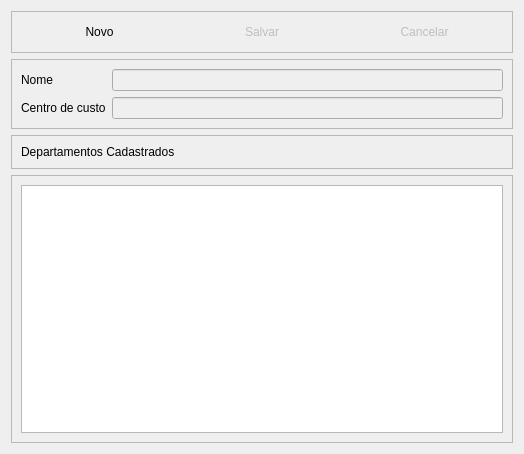
<?xml version="1.0" encoding="UTF-8"?>
<ui version="4.0">
 <class>departamento</class>
 <widget class="QDialog" name="departamento">
  <property name="enabled">
   <bool>true</bool>
  </property>
  <property name="geometry">
   <rect>
    <x>0</x>
    <y>0</y>
    <width>524</width>
    <height>454</height>
   </rect>
  </property>
  <property name="windowTitle">
   <string>Dialog</string>
  </property>
  <layout class="QVBoxLayout" name="verticalLayout">
   <item>
    <widget class="QFrame" name="frame_4">
     <property name="frameShape">
      <enum>QFrame::StyledPanel</enum>
     </property>
     <property name="frameShadow">
      <enum>QFrame::Raised</enum>
     </property>
     <layout class="QHBoxLayout" name="horizontalLayout_4">
      <item>
       <widget class="QPushButton" name="btNovo">
        <property name="text">
         <string>Novo</string>
        </property>
        <property name="icon">
         <iconset resource="img.qrc">
          <normaloff>:/newPrefix/images/add.png</normaloff>:/newPrefix/images/add.png</iconset>
        </property>
        <property name="flat">
         <bool>true</bool>
        </property>
       </widget>
      </item>
      <item>
       <widget class="QPushButton" name="btSalvar">
        <property name="enabled">
         <bool>false</bool>
        </property>
        <property name="text">
         <string>Salvar</string>
        </property>
        <property name="icon">
         <iconset resource="img.qrc">
          <normaloff>:/newPrefix/images/button_ok.png</normaloff>:/newPrefix/images/button_ok.png</iconset>
        </property>
        <property name="flat">
         <bool>true</bool>
        </property>
       </widget>
      </item>
      <item>
       <widget class="QPushButton" name="btCancelar_2">
        <property name="enabled">
         <bool>false</bool>
        </property>
        <property name="text">
         <string>Cancelar</string>
        </property>
        <property name="icon">
         <iconset resource="img.qrc">
          <normaloff>:/newPrefix/images/button_cancel.png</normaloff>:/newPrefix/images/button_cancel.png</iconset>
        </property>
        <property name="flat">
         <bool>true</bool>
        </property>
       </widget>
      </item>
     </layout>
    </widget>
   </item>
   <item>
    <widget class="QFrame" name="frame">
     <property name="frameShape">
      <enum>QFrame::StyledPanel</enum>
     </property>
     <property name="frameShadow">
      <enum>QFrame::Raised</enum>
     </property>
     <layout class="QHBoxLayout" name="horizontalLayout">
      <item>
       <layout class="QFormLayout" name="formLayout_2">
        <property name="fieldGrowthPolicy">
         <enum>QFormLayout::AllNonFixedFieldsGrow</enum>
        </property>
        <item row="0" column="0">
         <widget class="QLabel" name="label">
          <property name="text">
           <string>Nome</string>
          </property>
         </widget>
        </item>
        <item row="0" column="1">
         <widget class="QLineEdit" name="EditNome">
          <property name="enabled">
           <bool>false</bool>
          </property>
         </widget>
        </item>
        <item row="1" column="0">
         <widget class="QLabel" name="label_2">
          <property name="text">
           <string>Centro de custo</string>
          </property>
         </widget>
        </item>
        <item row="1" column="1">
         <widget class="QLineEdit" name="EditCentroCusto">
          <property name="enabled">
           <bool>false</bool>
          </property>
         </widget>
        </item>
       </layout>
      </item>
     </layout>
    </widget>
   </item>
   <item>
    <widget class="QFrame" name="frame_2">
     <property name="frameShape">
      <enum>QFrame::StyledPanel</enum>
     </property>
     <property name="frameShadow">
      <enum>QFrame::Raised</enum>
     </property>
     <layout class="QHBoxLayout" name="horizontalLayout_2">
      <item>
       <widget class="QLabel" name="label_5">
        <property name="text">
         <string>Departamentos Cadastrados</string>
        </property>
       </widget>
      </item>
     </layout>
    </widget>
   </item>
   <item>
    <widget class="QFrame" name="frame_3">
     <property name="frameShape">
      <enum>QFrame::StyledPanel</enum>
     </property>
     <property name="frameShadow">
      <enum>QFrame::Raised</enum>
     </property>
     <layout class="QHBoxLayout" name="horizontalLayout_3">
      <item>
       <widget class="QTableView" name="tabela"/>
      </item>
     </layout>
    </widget>
   </item>
  </layout>
  <zorder>frame_3</zorder>
  <zorder>frame_2</zorder>
  <zorder>frame</zorder>
  <zorder>frame_4</zorder>
  <zorder>label_5</zorder>
 </widget>
 <resources>
  <include location="img.qrc"/>
 </resources>
 <connections/>
</ui>
